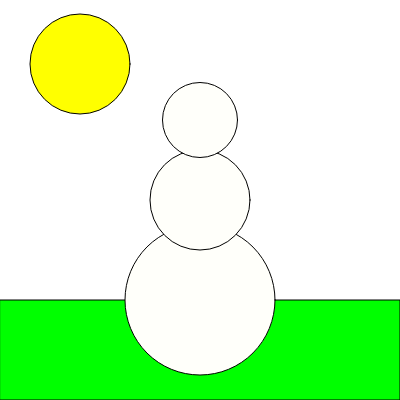
Frame 1 (no input)
Frame 60 (no input): identical to frame 1, image omitted
Frame 120 (the mouse pressed at the canvas centre since frame 60): identical to frame 1, image omitted

The p5.js sketch that drew this single still picture (run headless with seeded random() and noise() and a simulated clock; from frame 60 on, the mouse is pressed at the canvas centre):

// p5.js sketch
// ── sketch.js
function setup() {
  // put setup code here
  createCanvas(400,400);
}

function draw() {
  // put drawing code here
  // The ground
  background(255,255,255);
  fill(0, 255, 0);
  rect(0, 300, 400, 100);

  // The sun
  fill(255,255,0);
  ellipse(80, 64, 100, 100);

  // The snowman
  fill(255,255,250);
  //Bottom Snowball
  ellipse(200, 300, 150, 150);
  //Middle Snowball
  ellipse(200, 200, 100, 100);
  //Snowman Head
  ellipse(200, 120, 75, 75);
}
